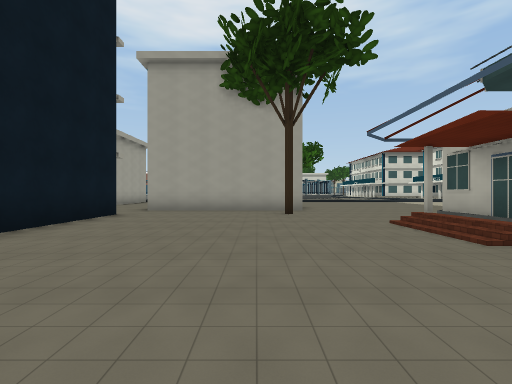
View 1 (above)

24 first-person views from a walk through a 3-D level made in the Unity game engine. The camera is 1.2 m above the floor, looks level and sees 85° across. The floor is counted in squares, 2 m on a side. Each view is taken from the middle of a square. On the plan, view 1 faces up. The plan holds only what a view shows up to about 9 squares ahead; the rest is blank. The place goes on beyond the plan. The player character is not drawn.

View 2
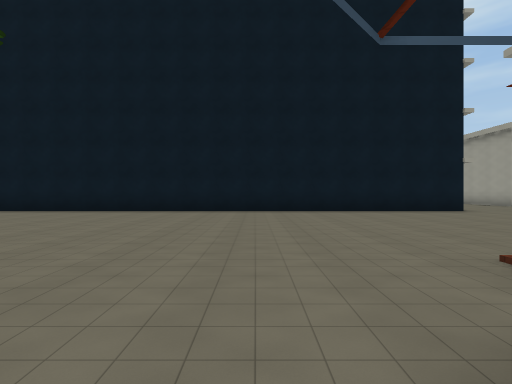

View 3
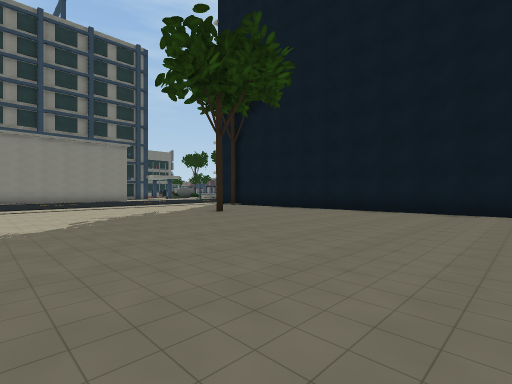

View 4
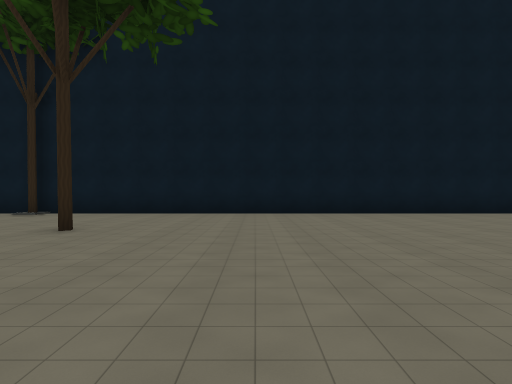

View 5
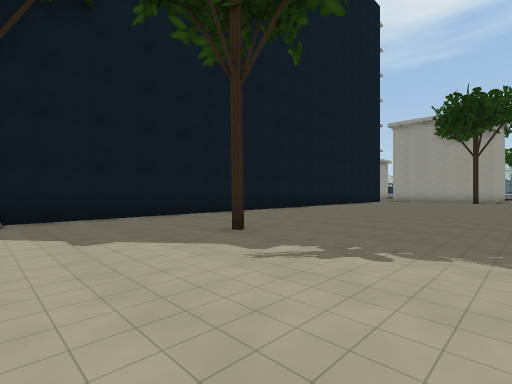

View 6
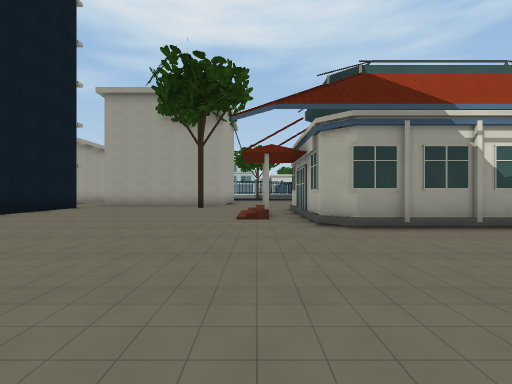

View 7
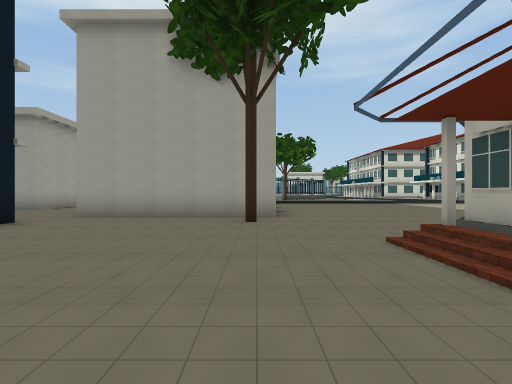

View 8
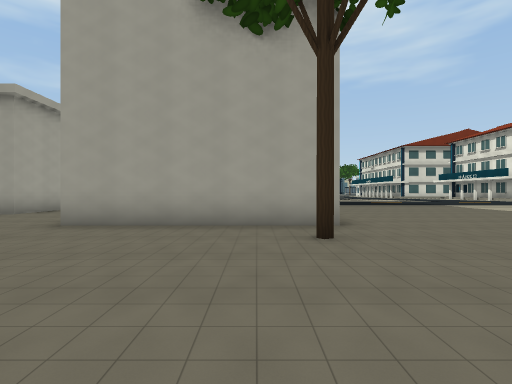

View 9
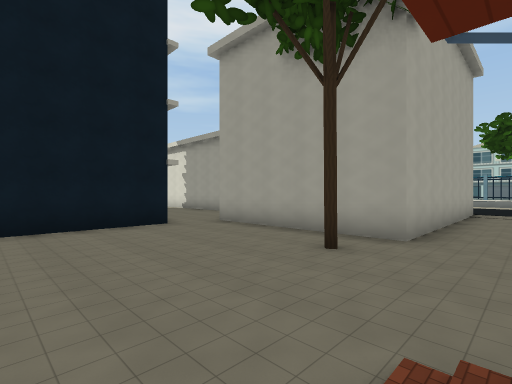

View 10
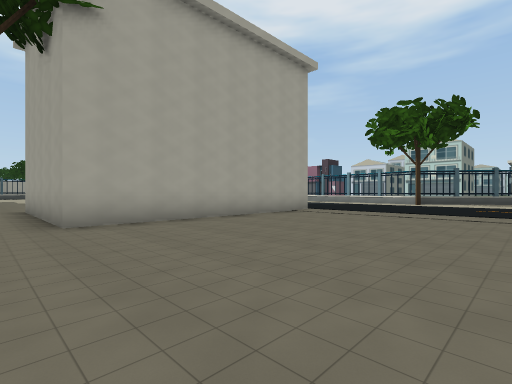

View 11
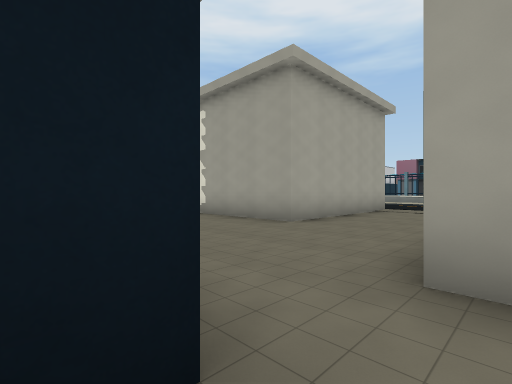

View 12
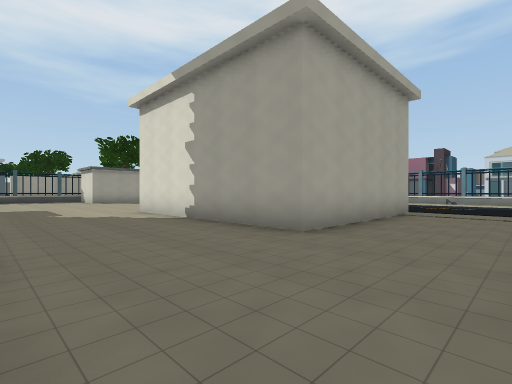

View 13
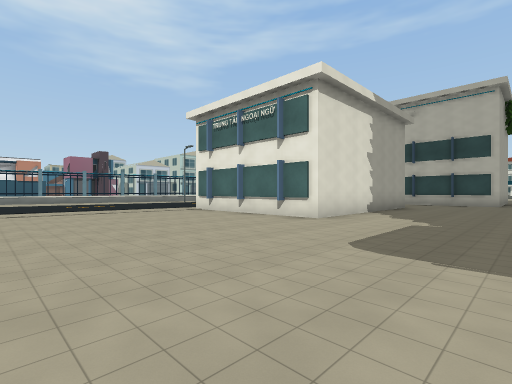

View 14
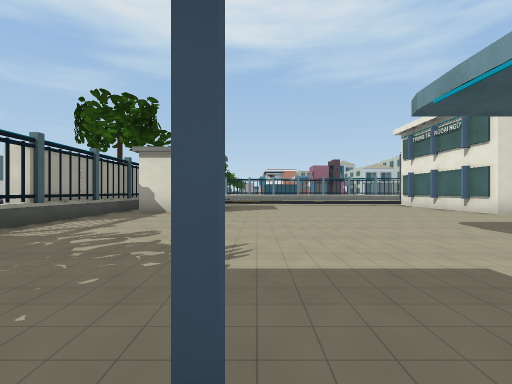

View 15
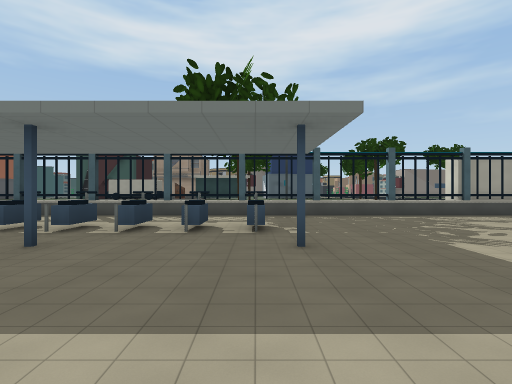

View 16
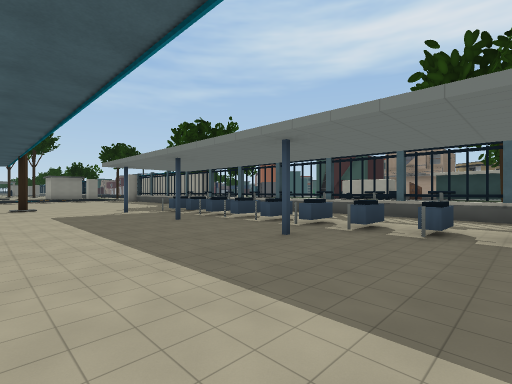

View 17
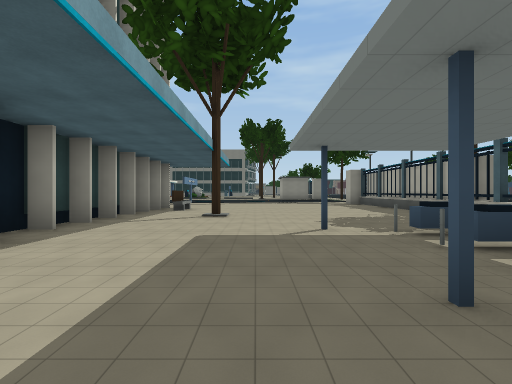

View 18
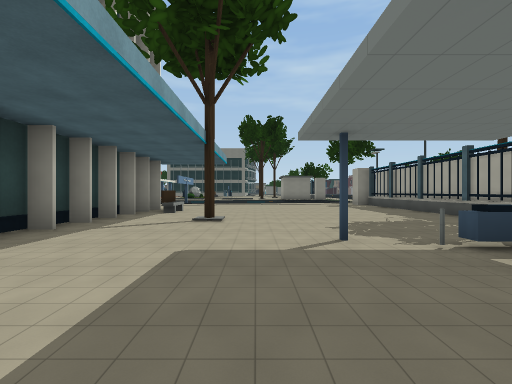

View 19
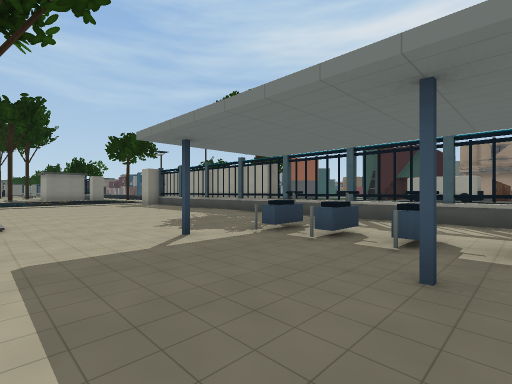

View 20
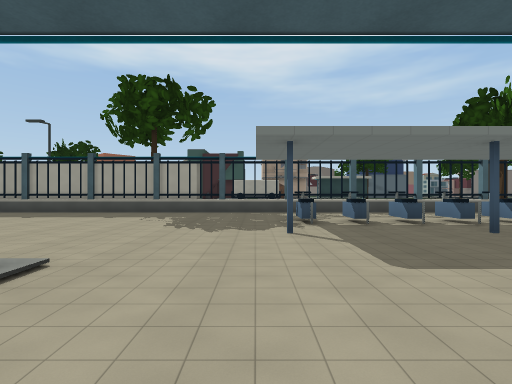

View 21
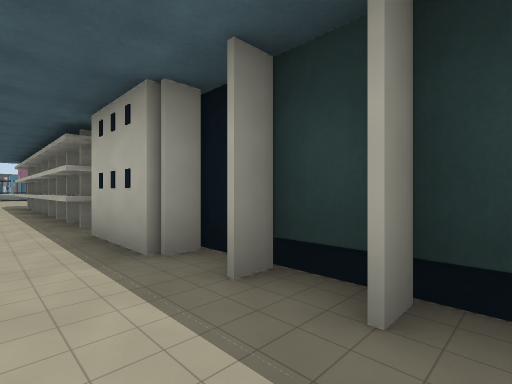

View 22
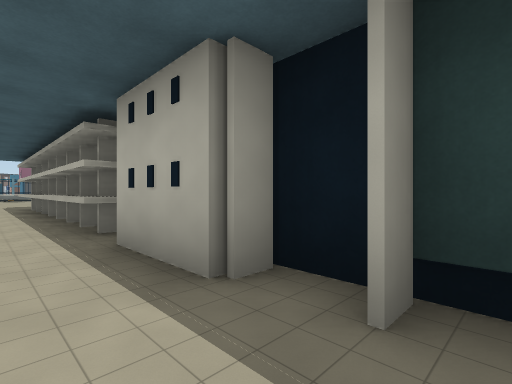

View 23
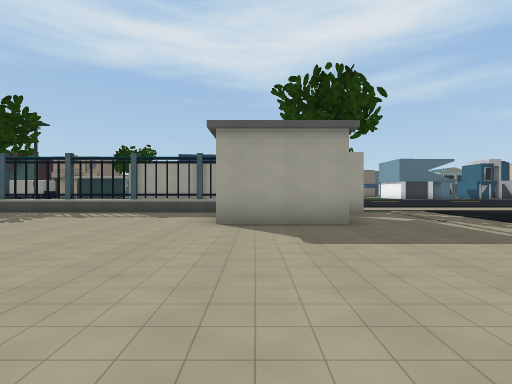

View 24
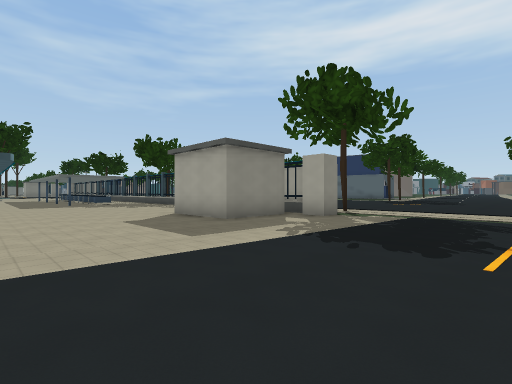

### Floor plan
Points are (right, up) in squares from view 1. A wall is a line through its corners. A room is listed if a view was taken in it or the views show most of it. See-through windows are left out.
Room 1 (views 1, 2, 3, 4, 5, 6, 7, 8, 9, 11)
walls: (7.4, 1.7) (4.7, 1.7) (4.2, 2.2) (4.2, 6.4); (-3.7, 7.5) (-3.7, -10.5); (0.5, 9) (-3.5, 9)
ways out: opening at (0.6, 7) to room 2
Room 2 (views 10, 12, 13, 14, 15, 16, 17, 18, 19, 20, 21, 22, 23, 24)
walls: (-6.5, 16.5) (-6.5, 11.5) (-12.5, 11.5) (-12.5, 15.2); (-21.5, 12.2) (-22.5, 12.2); (-22.5, 14.8) (-20.3, 14.8) (-20.3, 12.2); (-23.1, 15) (-23.1, -10.5); (-23.1, 9.3) (-23.8, 9.3); (-23.4, 16) (-22.7, 16) (-22.7, 15.2); (-20.9, 3.3) (-20.9, 2.8); (-21.1, 2.1) (-20.2, 2.1); (-15, -1.1) (-15, 6.6); (-21.1, 1.1) (-20.3, 1.1); (1.5, 15.2) (1.5, 9) (0.5, 9); (-20.2, -1.1) (-21.1, -1.1); (-21.1, -0.9) (-20.2, -0.9); (-20.9, -1.7) (-20.9, -2.2); (-21, -1.9) (-20.3, -1.9); (-14.2, -4.5) (-14.8, -4.5) (-14.2, -4.5); (-20.9, -2.7) (-20.9, -3.2); (-21.1, -2.9) (-20.3, -2.9); (-14.2, -5.5) (-14.8, -5.5) (-14.2, -5.5); (-21.1, -3.9) (-20.3, -3.9); (-14.8, -6.5) (-14.2, -6.5); (-14.9, -7.5) (-14.4, -7.5); (-14.9, -8.5) (-14.4, -8.5); (-14.3, -8.8) (-14.3, -3.5) (-14.9, -3.5) (-14.9, -1.5); (-15.4, -10) (-15.4, -8.9)
low walls: (-20.3, 4.2) (-20.3, 3.8); (-21.1, 3.1) (-20.3, 3.1) (-20.3, 2.8); (-20.3, 1.1) (-20.3, 0.8); (-20.8, 0.1) (-20.2, 0.1); (-20.3, -1.9) (-20.3, -2.1) (-21.1, -2.1); (-20.3, -2.9) (-20.3, -3.1) (-21, -3.1); (-20.3, -3.9) (-20.3, -4.1) (-21, -4.1)
ways out: opening at (0.6, 7) to room 1; gap at (-20, -2.5); gap at (-20, 0.5); gap at (-20, 3)

Positions as (right, up) in squares from view 1, and headings:
1: (0, 0), facing up
2: (5, 1), facing left
3: (5, 0), facing down-left
4: (4, -4), facing left
5: (3, -10), facing up-left
6: (3, -3), facing up
7: (1, 2), facing up
8: (0, 4), facing up
9: (3, 4), facing up-left
10: (7, 8), facing up-left
11: (-3, 7), facing up-left
12: (-4, 8), facing up-left
13: (-18, 8), facing up-right
14: (-19, 4), facing up
15: (-16, 4), facing left
16: (-16, 4), facing down-left
17: (-18, 0), facing down
18: (-18, -1), facing down
19: (-17, -1), facing down-left
20: (-15, -5), facing left
21: (-16, -6), facing up-right
22: (-16, -5), facing up-right
23: (-15, 13), facing left
24: (-16, 20), facing down-left
